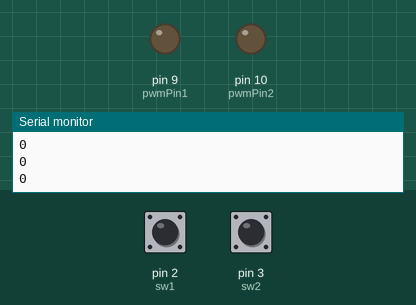
Simulated run of this sketch. Board: Arduino Uno, built with avr-gcc and run on an emulated ATmega328P. Parts: output pins drawn as LEDs (lit = HIGH), the last lines printed to the serial monitor. Inputs (shaded band) come from the test bench; at power-on: pin 2 (sw1) HIGH, pin 3 (sw2) HIGH.

Above: at 1.2 s.
1.3 s: pin 2 (sw1) pulled LOW for 0.15 s
At 2.1 s:
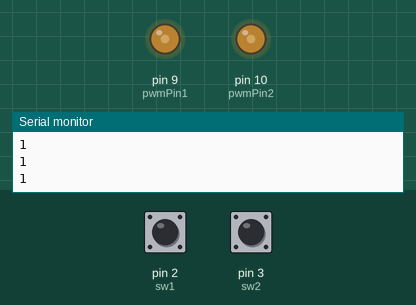
2.9 s: pin 2 (sw1) pulled LOW for 1 s
At 3.4 s:
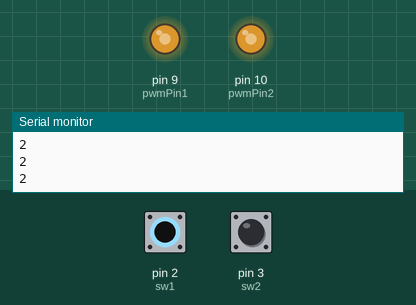
5.4 s: pin 2 (sw1) pulled LOW for 0.15 s
At 6.5 s:
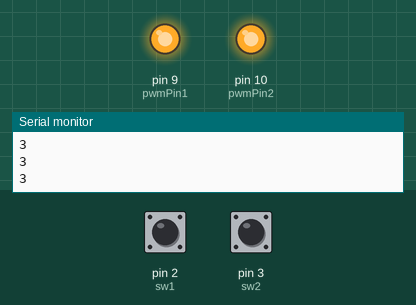
7.0 s: pin 3 (sw2) pulled LOW for 0.15 s
At 7.8 s:
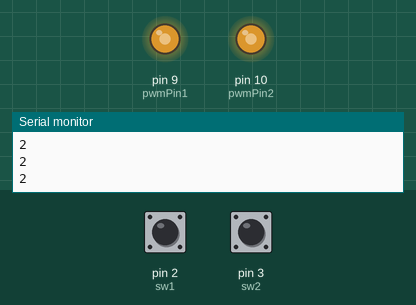
8.6 s: pin 3 (sw2) pulled LOW for 1 s
At 9.0 s:
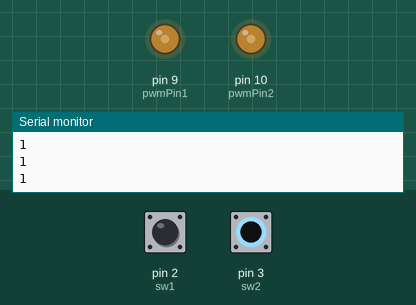
Timing chart, 0 to 11.6 s (numbered marks = the images above; inputs shaded):
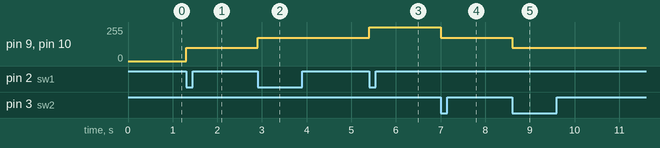

The sketch:

PWM_Fan2.ino.ino
```cpp
#include "LowPower.h"

// Defined
#define FAN_OFF 0
#define FAN_LOW 1
#define FAN_MID 2
#define FAN_HIGH 3

// Hardware pins
const int sw1 = 2;
const int sw2 = 3;
const int pwmPin1 = 9;
const int pwmPin2 = 10;

// Functions Prototypes
void checkingInput();

void setup() {
  pinMode(sw1, INPUT_PULLUP);
  pinMode(sw2, INPUT_PULLUP);
  pinMode(pwmPin1, OUTPUT);
  pinMode(pwmPin2, OUTPUT);
  Serial.begin(9600);
}

void loop() {
  checkingInput();
}

/* checkingInput
 *   checking input from buttons to increase and decrease
 *   pwm duty cycles. Meanwhile, debouncing the button inputs.
 */
void checkingInput(){
  static int fan_state = 0;
  static int previousSW1 = HIGH;
  static int previousSW2 = HIGH;
  volatile int pwmValue = 0;

  const int interval = 50;
  static unsigned long previousMillis = 0;
  unsigned long currentMillis = millis();

  // checking input every 50 ms
  if (currentMillis - previousMillis >= interval) {

    // update previous time.
    previousMillis = currentMillis;

    // Checking the falling edge of input from switch 1 and switch 2
    //  If so, increment fan state.
    //  On the other hand, decrement fan state.
    if((digitalRead(sw1) == LOW) && (previousSW1 == HIGH)){
      if(fan_state >= FAN_HIGH){
        fan_state = FAN_HIGH;
      }
      else{
        fan_state++;
      }
    }
    else if((digitalRead(sw2) == LOW) && (previousSW2 == HIGH)){
      if(fan_state <= FAN_OFF){
        fan_state = FAN_OFF;
      }
      else{
        fan_state--;
      }
    }

    Serial.println(fan_state);

    // Select pwm value for the fans.
    switch(fan_state){
          case FAN_OFF:  {pwmValue =   0; break;}
          case FAN_LOW:  {pwmValue = 100; break;}
          case FAN_MID:  {pwmValue = 175; break;}
          case FAN_HIGH: {pwmValue = 255; break;}
          default:       {pwmValue =   0; break;}
    }

    // Assign fans' pwm
    analogWrite(pwmPin1, pwmValue);
    analogWrite(pwmPin2, pwmValue);

    // update switches state
    previousSW1 = digitalRead(sw1);
    previousSW2 = digitalRead(sw2);

  }
}
```

Measured:
- after the input at 1.3 s, pin 9 (pwmPin1), pin 10 (pwmPin2): 0/255 → 100/255 at once
- after the input at 2.9 s, pin 9 (pwmPin1), pin 10 (pwmPin2): 100/255 → 175/255 at once
- after the input at 5.4 s, pin 9 (pwmPin1), pin 10 (pwmPin2): 175/255 → 255/255 at once
- after the input at 7.0 s, pin 9 (pwmPin1), pin 10 (pwmPin2): 255/255 → 175/255 at once
- after the input at 8.6 s, pin 9 (pwmPin1), pin 10 (pwmPin2): 175/255 → 100/255 at once
